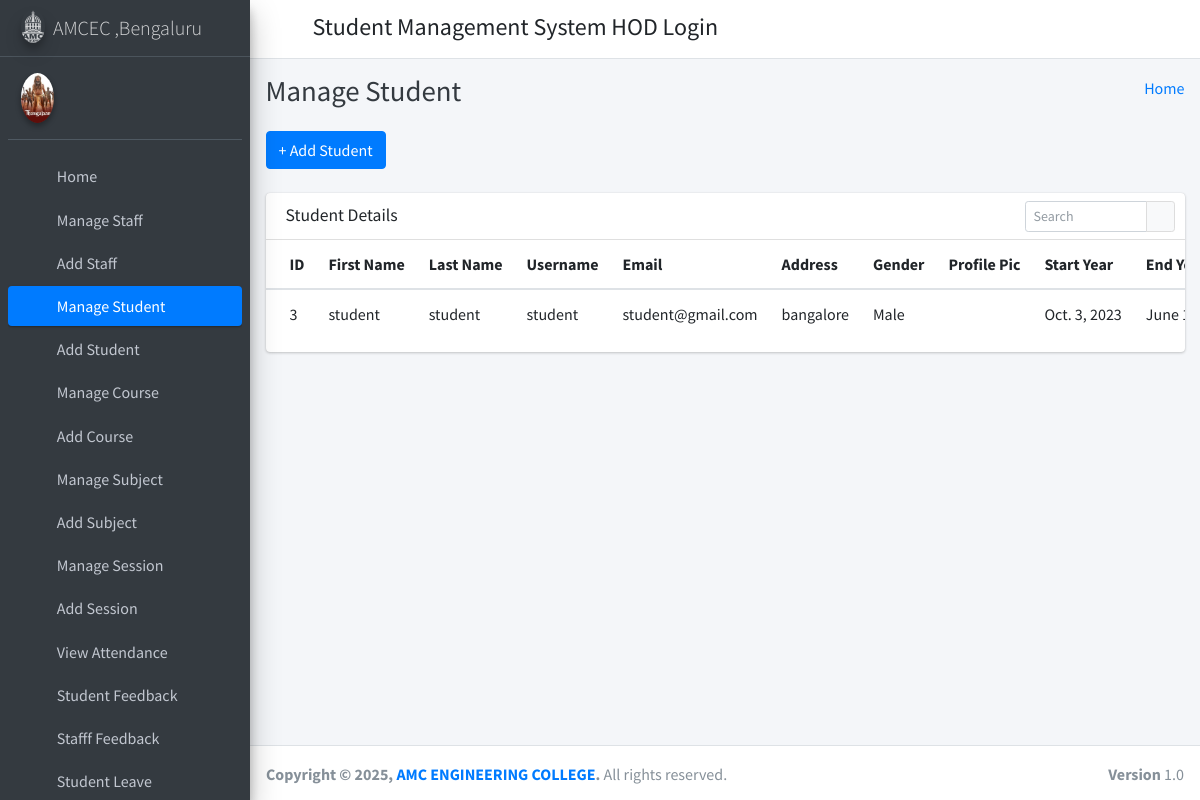
Screenshot of /manage_student/ (signed in) with the database file from the repository.
### student_management_app/models.py (models this page shows)
class Students(models.Model):
    id = models.AutoField(primary_key=True)
    admin = models.OneToOneField(CustomUser, on_delete = models.CASCADE)
    gender = models.CharField(max_length=50)
    profile_pic = models.FileField()
    address = models.TextField()
    course_id = models.ForeignKey(Courses, on_delete=models.DO_NOTHING, default=1)
    session_year_id = models.ForeignKey(SessionYearModel, on_delete=models.CASCADE)
    created_at = models.DateTimeField(auto_now_add=True)
    updated_at = models.DateTimeField(auto_now=True)
    objects = models.Manager()

class CustomUser(AbstractUser):
    user_type_data = ((1, "HOD"), (2, "Staff"), (3, "Student"))
    user_type = models.CharField(default=1, choices=user_type_data, max_length=10)

class SessionYearModel(models.Model):
    id = models.AutoField(primary_key=True)
    session_start_year = models.DateField()
    session_end_year = models.DateField()
    objects = models.Manager()

### student_management_app/HodViews.py (the view)
# urls.py: path('manage_student/', HodViews.manage_student, name="manage_student"),
def manage_student(request):
    students = Students.objects.all()
    context = {
        "students": students
    }
    return render(request, 'hod_template/manage_student_template.html', context)

### student_management_app/LoginCheckMiddleWare.py (called while the page is built, shortened)
    def process_view(self, request, view_func, view_args, view_kwargs):
        modulename = view_func.__module__
        user = request.user
        if user.is_authenticated:
            if user.user_type == "1":
                if modulename == "student_management_app.HodViews":
                    pass
                elif modulename == "student_management_app.views" or modulename == "django.views.static":
                    pass
                else:
                    return redirect("admin_home")
            else:
                return redirect("login")
        else:
            if request.path == reverse("login") or request.path == reverse("doLogin"):
                pass
            else:
                return redirect("login")

### student_management_app/templates/hod_template/manage_student_template.html (shortened to what this page needs)
{% extends 'hod_template/base_template.html' %}
{% block page_title %}
    Manage Student
{% endblock page_title %}
{% block main_content %}
{% load static %}
<section class="content">
        <div class="container-fluid">
            <a class="btn btn-primary" href="{% url 'add_student' %}" role="button">+ Add Student</a> <br/>&nbsp;
            <div class="row">
                <div class="col-md-12">
                    <div class="card">
                        <div class="card-header">
                            <h3 class="card-title">Student Details</h3>
                            <div class="card-tools">
                            <div class="input-group input-group-sm" style="width: 150px;">
                                <input type="text" name="table_search" class="form-control float-right" placeholder="Search">
                                <div class="input-group-append">
                                <button type="submit" class="btn btn-default"><i class="fas fa-search"></i></button>
                                </div>
                            </div>
                            </div>
                        </div>
                        <div class="card-body table-responsive p-0">
                            <table class="table table-hover text-nowrap">
                            <thead>
                                <tr>
                                <th>ID</th>
                                <th>First Name</th>
                                <th>Last Name</th>
                                <th>Username</th>
                                <th>Email</th>
                                <th>Address</th>
                                <th>Gender</th>
                                <th>Profile Pic</th>
                                <th>Start Year</th>
                                <th>End Year</th>
                                </tr>
                            </thead>
                            <tbody>
                                {% for student in students %}
                                <tr>
                                <td>{{ student.admin.id }}</td>
                                <td>{{ student.admin.first_name }}</td>
                                <td>{{ student.admin.last_name }}</td>
                                <td>{{ student.admin.username }}</td>
                                <td>{{ student.admin.email }}</td>
                                <td>{{ student.address }}</td>
                                <td>{{ student.gender }}</td>
                                <td> <img src="{{ student.profile_pic }}" style="width: 100px;" /> </td>
                                <td>{{ student.session_year_id.session_start_year }}</td>
                                <td>{{ student.session_year_id.session_end_year }}</td>
                                </tr>
                                {% endfor %}
                            </tbody>
                            </table>
                        </div>
                        </div>
                </div>
            </div>
        </div>
      </section>
  {% endblock main_content %}

### student_management_app/templates/hod_template/base_template.html (shortened to what this page needs)
{% load static %}
<!DOCTYPE html>
<html>
<head>
  <link rel="stylesheet" href="{% static "fontawesome-free/css/all.min.css" %}">
  <link rel="stylesheet" href="https://code.ionicframework.com/ionicons/2.0.1/css/ionicons.min.css">
  <link rel="stylesheet" href="{% static 'tempusdominus-bootstrap-4/css/tempusdominus-bootstrap-4.min.css' %}">
  <link rel="stylesheet" href="{% static "icheck-bootstrap/icheck-bootstrap.min.css" %}">
  <link rel="stylesheet" href="{% static "jqvmap/jqvmap.min.css" %}">
  <link rel="stylesheet" href="{% static 'dist/css/adminlte.min.css'  %}">
  <link rel="stylesheet" href="{% static "overlayScrollbars/css/OverlayScrollbars.min.css" %}">
  <link rel="stylesheet" href="{% static "daterangepicker/daterangepicker.css" %}">
  <link rel="stylesheet" href="{% static "summernote/summernote-bs4.css" %}">
</head>
<body class="hold-transition sidebar-mini layout-fixed">
  <div class="wrapper">
    <nav class="main-header navbar navbar-expand navbar-white navbar-light">
      <ul class="navbar-nav">
        <li class="nav-item">
          <a class="nav-link" data-widget="pushmenu" href="#" role="button"><i class="fas fa-bars"></i></a>
        </li>
      </ul>
      <h4 style="margin-left: 10px; margin-top: 5px;">Student Management System HOD Login</h4>
      <ul class="navbar-nav ml-auto">
      <li class="nav-item dropdown">
        <a class="nav-link" data-toggle="dropdown" href="#" aria-expanded="false">
          <i class="fas fa-cog"></i>
        </a>
      </li>
    </ul>
    </nav>
    {% include 'hod_template/sidebar_template.html' with user=user id=id %}
    <div class="content-wrapper">
      <div class="content-header">
        <div class="container-fluid">
          <div class="row mb-2">
            <div class="col-sm-6">
              <h1 class="m-0 text-dark">
                {% block page_title %}
                {% endblock page_title %}
              </h1>
            </div>
            <div class="col-sm-6">
              <ol class="breadcrumb float-sm-right">
                <li class="breadcrumb-item"><a href="{% url 'admin_home' %}">Home</a></li>
              </ol>
            </div>
          </div>
        </div>
      </div>
      {% block main_content %}
      {% endblock main_content %}
    </div>
    {% include 'hod_template/footer.html' %}
  </div>
</body>
</html>

### student_management_app/templates/hod_template/sidebar_template.html (shortened to what this page needs)
{% load static %}
<aside class="main-sidebar sidebar-dark-primary elevation-4">
      <a href="{% url 'admin_home' %}" class="brand-link">
        <img src="{% static 'dist/img/AdminLTELogo.png' %}" alt="AdminLTE Logo" class="brand-image img-circle elevation-3"
            style="opacity: .8">
        <span class="brand-text font-weight-light">AMCEC ,Bengaluru</span>
      </a>
      <div class="sidebar">
        <div class="user-panel mt-3 pb-3 mb-3 d-flex">
            <div class="image">
              <img src="{% static 'dist/img/user2-160x160.jpeg' %}" class="img-circle elevation-2" alt="User Image">
            </div>
          <div class="info">
          </div>
        </div>
        <nav class="mt-2">
          <ul class="nav nav-pills nav-sidebar flex-column" data-widget="treeview" role="menu" data-accordion="false">
            <li class="nav-item">
              {% url 'admin_home' as admin_home %}
              <a href="{{ admin_home }}" class="nav-link {% if request.path == admin_home %} active {% endif %}">
                <i class="nav-icon fas fa-tachometer-alt"></i>
                <p>
                  Home
                </p>
              </a>
            </li>
            <li class="nav-item">
              {% url 'manage_staff' as manage_staff %}
              {% url 'edit_staff' staff_id=id as edit_staff %}
              <a href="{{ manage_staff }}" class="nav-link {% if request.path == manage_staff %} active {% endif %} {% if request.path == edit_staff %} active {% endif %}">
                <i class="nav-icon fas fa-chalkboard-teacher"></i>
                <p>
                  Manage Staff
                </p>
              </a>
            </li>
            <li class="nav-item">
              {% url 'add_staff' as add_staff %}
              <a href="{{ add_staff }}" class="nav-link {% if request.path == add_staff %} active {% endif %}">
                <i class="nav-icon fas fa-th"></i>
                <p>
                  Add Staff
                </p>
              </a>
            </li>
            <li class="nav-item">
              {% url 'manage_student' as manage_student %}
              {% url 'edit_student' student_id=id as edit_student %}
              <a href="{{ manage_student }}" class="nav-link {% if request.path == manage_student %} active {% endif %} {% if request.path == edit_student %} active {% endif %}">
                <i class="nav-icon fas fa-user-graduate"></i>
                <p>
                  Manage Student
                </p>
              </a>
            </li>
            <li class="nav-item">
              {% url 'add_student' as add_student %}
              <a href="{{ add_student }}" class="nav-link {% if request.path == add_student %} active {% endif %}">
                <i class="nav-icon fas fa-th"></i>
                <p>
                  Add Student
                </p>
              </a>
            </li>
            <li class="nav-item">
              {% url 'manage_course' as manage_course %}
              {% url 'edit_course' course_id=id as edit_course %}
              <a href="{{ manage_course }}" class="nav-link {% if request.path == manage_course %} active {% endif %} {% if request.path == edit_course %} active {% endif %}">
                <i class="nav-icon fas fa-chalkboard"></i>
                <p>
                  Manage Course
                </p>
              </a>
            </li>
            <li class="nav-item">
            {% url 'add_course' as add_course %}
              <a href="{{ add_course }}" class="nav-link {% if request.path == add_course %} active {% endif %}">
                <i class="nav-icon fas fa-th"></i>
                <p>
                  Add Course
                </p>
              </a>
            </li>
            <li class="nav-item">
              {% url 'manage_subject' as manage_subject %}
              {% url 'edit_subject' subject_id=id as edit_subject %}
              <a href="{{ manage_subject }}" class="nav-link {% if request.path == manage_subject %} active {% endif %} {% if request.path == edit_subject %} active {% endif %}">
                <i class="nav-icon fas fa-book"></i>
                <p>
                  Manage Subject
                </p>
              </a>
            </li>
            <li class="nav-item">
              {% url 'add_subject' as add_subject %}
              <a href="{{ add_subject }}" class="nav-link {% if request.path == add_subject %} active {% endif %}">
                <i class="nav-icon fas fa-th"></i>
                <p>
                  Add Subject
                </p>
              </a>
            </li>
            <li class="nav-item">
              {% url 'manage_session' as manage_session %}
              {% url 'edit_session' session_id=id as edit_session %}
              <a href="{{ manage_session }}" class="nav-link {% if request.path == manage_session %} active {% endif %} {% if request.path == edit_session %} active {% endif %}">
                <i class="nav-icon fas fa-graduation-cap"></i>
                <p>
                  Manage Session
                </p>
              </a>
            </li>
            <li class="nav-item">
              {% url 'add_session' as add_session %}
              <a href="{{ add_session }}" class="nav-link {% if request.path == add_session %} active {% endif %}">
                <i class="nav-icon fas fa-th"></i>
                <p>
                  Add Session
                </p>
              </a>
            </li>
            <li class="nav-item">
              {% url 'admin_view_attendance' as admin_view_attendance %}
              <a href="{{ admin_view_attendance }}" class="nav-link {% if request.path == admin_view_attendance %} active {% endif %}">
                <i class="nav-icon fas fa-calendar-alt"></i>
                <p>
                  View Attendance
                </p>
              </a>
            </li>
            <li class="nav-item">
              {% url 'student_feedback_message' as student_feedback_message %}
              <a href="{{ student_feedback_message }}" class="nav-link {% if request.path == student_feedback_message %} active {% endif %}">
                <i class="nav-icon fas fa-th"></i>
                <p>
                  Student Feedback
                </p>
              </a>
            </li>
            <li class="nav-item">
              {% url 'staff_feedback_message' as staff_feedback_message %}
              <a href="{{ staff_feedback_message }}" class="nav-link {% if request.path == staff_feedback_message %} active {% endif %}">
                <i class="nav-icon fas fa-th"></i>
                <p>
                  Stafff Feedback
                </p>
              </a>
            </li>
            <li class="nav-item">
              {% url 'student_leave_view' as student_leave_view %}
              <a href="{{ student_leave_view }}" class="nav-link {% if request.path == student_leave_view %} active {% endif %}">
                <i class="nav-icon fas fa-th"></i>
                <p>
                  Student Leave
                </p>
              </a>
            </li>
          </ul>
        </nav>
      </div>
    </aside>

### student_management_app/templates/hod_template/footer.html
<footer class="main-footer">
      <strong>Copyright &copy; {% now "Y" %}, <a href="https://amcgroup.edu.in">AMC ENGINEERING COLLEGE</a>.</strong>
      All rights reserved.
      <div class="float-right d-none d-sm-inline-block">
        <b>Version</b> 1.0
      </div>
    </footer>

### rows the page displays
Students: admin.id "3", admin.first_name "student", admin.last_name "student", admin.username "student", admin.email "student@gmail.com", address "bangalore", gender "Male", session_year_id.session_start_year "Oct. 3, 2023", session_year_id.session_end_year "June…"
